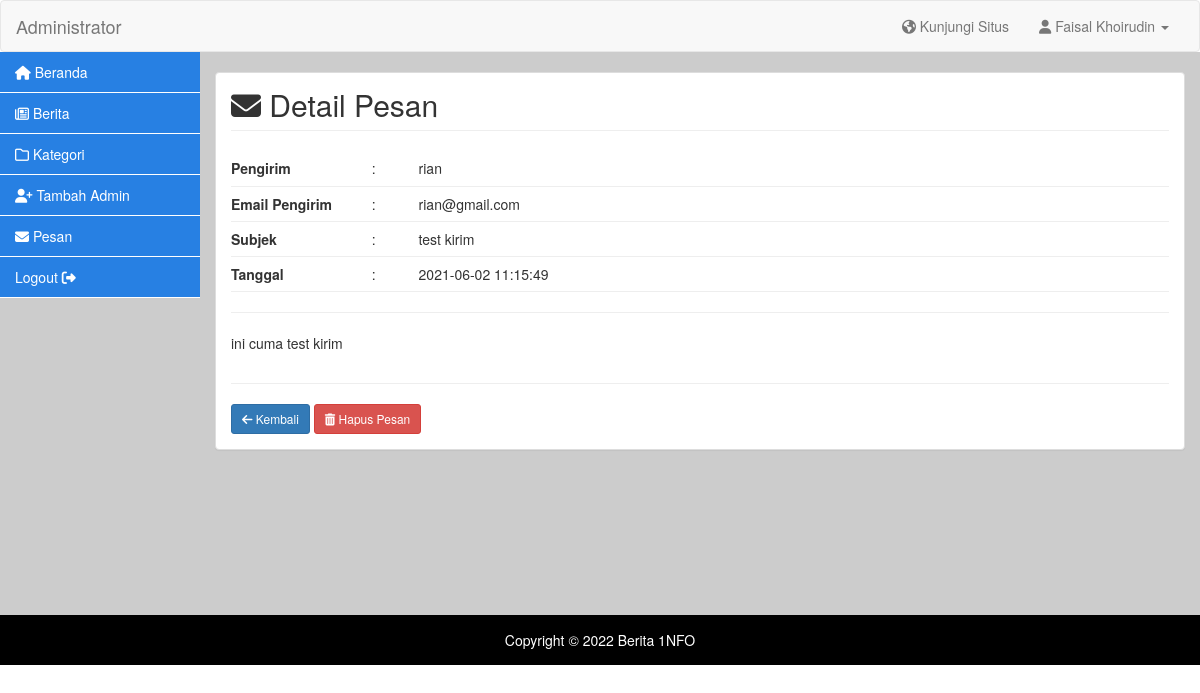
/webadmin/pesan-lihat.php?id=2 (signed in), run on the app's committed database.
### tables this page shows
CREATE TABLE `pesan` (
  `pesan_id` int(11) NOT NULL,
  `email` varchar(100) NOT NULL,
  `pengirim` varchar(50) NOT NULL,
  `subjek` varchar(100) NOT NULL,
  `pesan_isi` text NOT NULL,
  `status` varchar(6) NOT NULL,
  `tanggal` datetime NOT NULL
);

### webadmin/pesan-lihat.php (the view, shortened to what this page needs)
<?php include 'header.php';
$sql_pesan = "SELECT
pesan.pesan_id,
pesan.email,
pesan.pengirim,
pesan.subjek,
pesan.pesan_isi,
pesan.status,
pesan.tanggal
FROM
pesan
WHERE
pesan_id = '$_GET[id]'";
$qry_pesan = $koneksi->query($sql_pesan);
$pesan = $qry_pesan->fetch_assoc();
?>
<div class="container-fluid body">
	<div class="row">
		<div class="col-lg-2 sidebar">
			<?php include 'sidebar.php'; ?>
		</div>
		<div class="col-lg-10 main-content">
			<div class="panel panel-default">
				<div class="panel-body">
					<div class="row">
						<div class="col-md-12">
							<h2 class="page-header"><i class="fa fa-envelope"></i> Detail Pesan</h2>
						</div>
					</div>
					<div class="row">
						<div class="col-md-12">
                            <table class="pesan-table">
                                <tr>
                                    <th width="15%">Pengirim</th>
                                    <td width="5%">:</td>
                                    <td width="80%"><?php echo $pesan['pengirim']; ?></td>
                                </tr>
                                <tr>
                                    <th>Email Pengirim</th>
                                    <td>:</td>
                                    <td><?php echo $pesan['email']; ?></td>
                                </tr>
                                <tr>
                                    <th>Subjek</th>
                                    <td>:</td>
                                    <td><?php echo $pesan['subjek']; ?></td>
                                </tr>
                                <tr>
                                    <th>Tanggal</th>
                                    <td>:</td>
                                    <td><?php echo $pesan['tanggal']; ?></td>
                                </tr>
                            </table>
                            <hr>
                            <div class="message-content">
                               <p><?php echo $pesan['pesan_isi']; ?></p>
                            </div>
						</div>
					</div>
                    <hr>
                    <div class="row">
                        <div class="col-md-12">
                            <a href="pesan-data.php" class="btn btn-primary btn-sm"><i class="fa fa-arrow-left"></i> Kembali</a>
                            <a href="pesan-hapus.php?id=<?=$pesan['pesan_id']?>" class="btn btn-danger btn-sm"><i class="fa fa-trash"></i> Hapus Pesan</a>
                        </div>
                    </div>
				</div>
			</div>
		</div>
	</div>
</div>
<?php include 'footer.php'; ?>

### data on the page
pesan: pengirim "rian", email "rian@gmail.com", subjek "test kirim", tanggal "2021-06-02 11:15:49", pesan_isi "ini cuma test kirim"

### other printed values
$_SESSION['nm_admin'] "Faisal Khoirudin"
